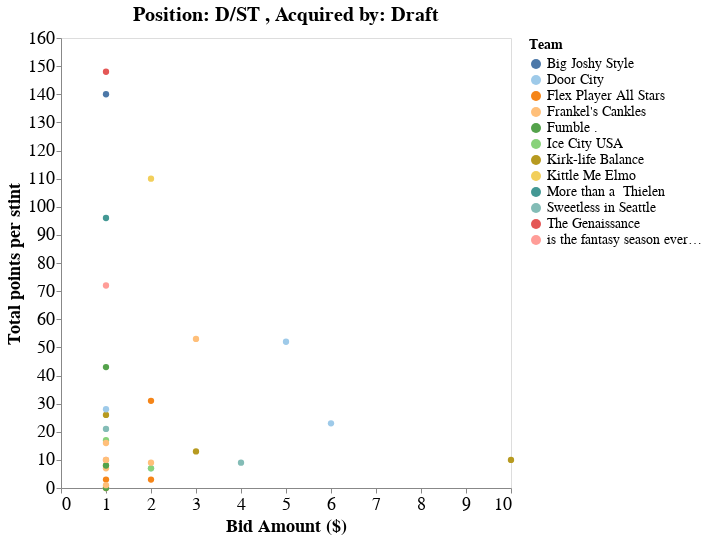
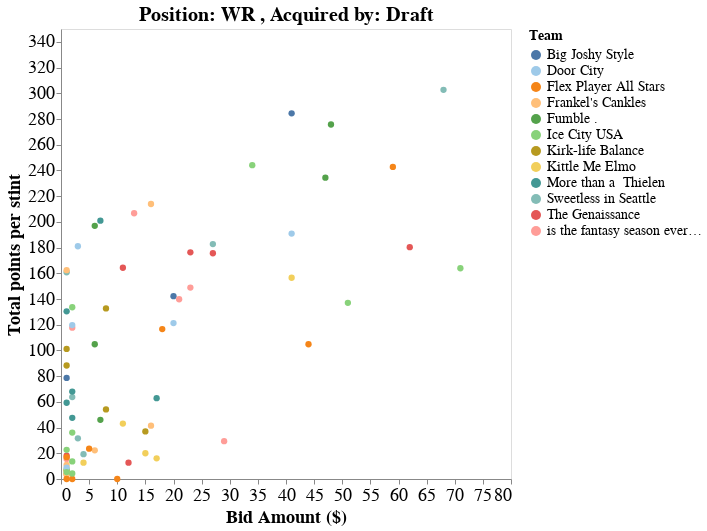
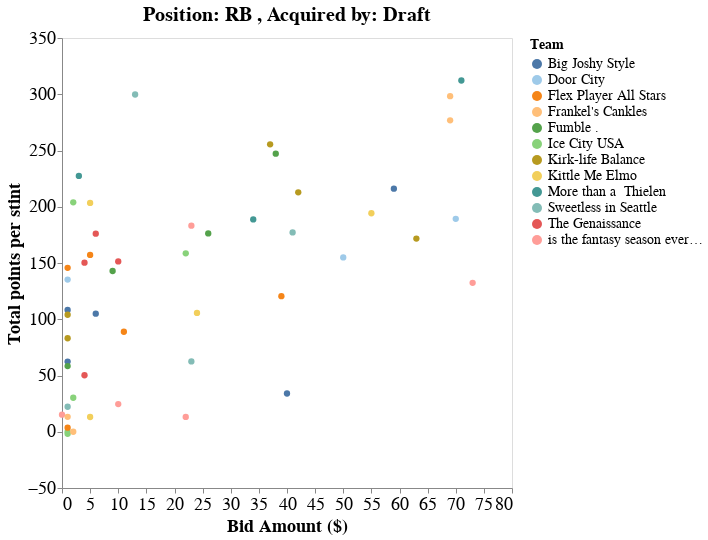
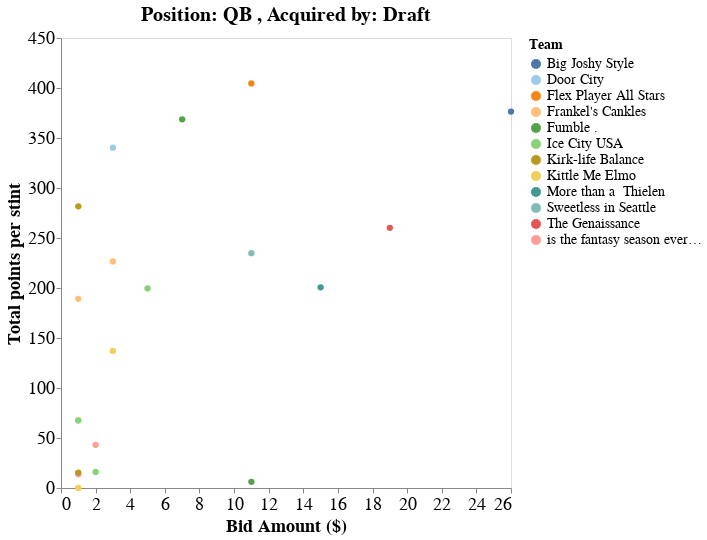

Write notebook code for charts like these, in order.
### Markdown cell above
Curtis Samuel was the most valuable waiver wire receiver.

### Code cell
for acq_by_draft in [True,False]:
    for position in df_stints['Position'].unique():
        plot_title,chart = scatterplot_acquisitions(df_stints, select_acq_method=[acq_by_draft], select_positions=[position])
        chart.display()
